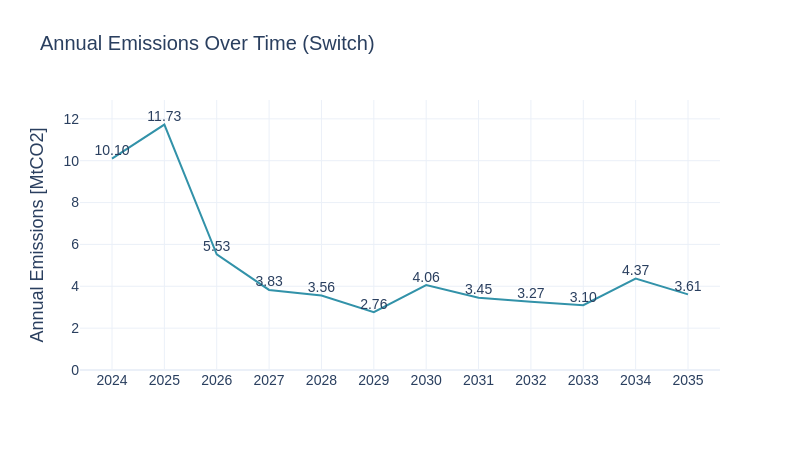

The cell this chart's notebook holds for it:
### Code cell
em_sw = pd.read_csv(model_outputs_path + '/emissions.csv')
em_sw['AnnualEmissions_MtCO2_per_yr'] = em_sw['AnnualEmissions_tCO2_per_yr'] / 1e6
em_sw = em_sw[em_sw['PERIOD'] != years[0]]
sw.scenarios.annual_emmissions(em_sw, 'PERIOD', 'AnnualEmissions_MtCO2_per_yr', scenario_name, 'Switch')

### Figure 1 — Plotly figure (JSON) as saved in the notebook; plotly's stock layout.template omitted (floating-point values rounded to 4 significant figures)
{"data": [{"line": {"color": "#3292A9"}, "mode": "lines+text", "text": ["10.10", "11.73", "5.53", "3.83", "3.56", "2.76", "4.06", "3.45", "3.27", "3.10", "4.37", "3.61"], "textfont": {"family": "Arial", "size": 14}, "textposition": "top center", "type": "scatter", "x": [2024, 2025, 2026, 2027, 2028, 2029, 2030, 2031, 2032, 2033, 2034, 2035], "y": [10.1, 11.73, 5.53, 3.826, 3.562, 2.762, 4.059, 3.448, 3.266, 3.098, 4.368, 3.612]}], "layout": {"font": {"family": "Arial", "size": 16}, "height": 450, "showlegend": false, "title": {"font": {"family": "Arial", "size": 20}, "text": "Annual Emissions Over Time (Switch)"}, "width": 800, "xaxis": {"tickfont": {"family": "Arial", "size": 14}, "tickvals": [2024, 2025, 2026, 2027, 2028, 2029, 2030, 2031, 2032, 2033, 2034, 2035], "title": {"font": {"family": "Arial", "size": 18}, "text": ""}}, "yaxis": {"range": [0, 12.9], "tickfont": {"family": "Arial", "size": 14}, "title": {"font": {"family": "Arial", "size": 18}, "text": "Annual Emissions [MtCO2]"}}}}
